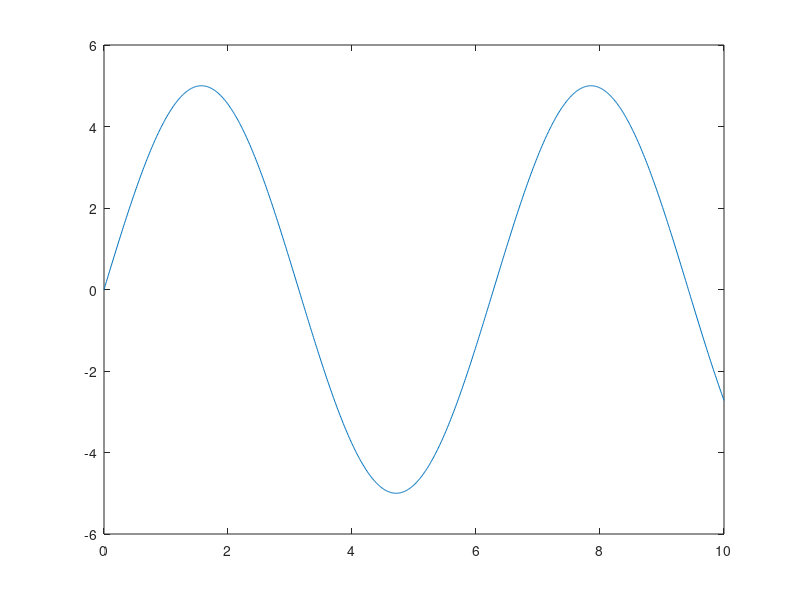
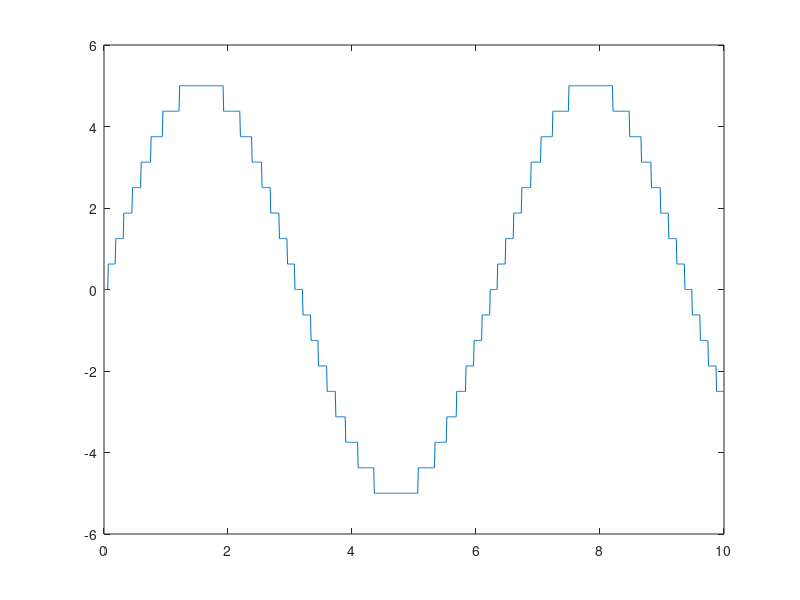
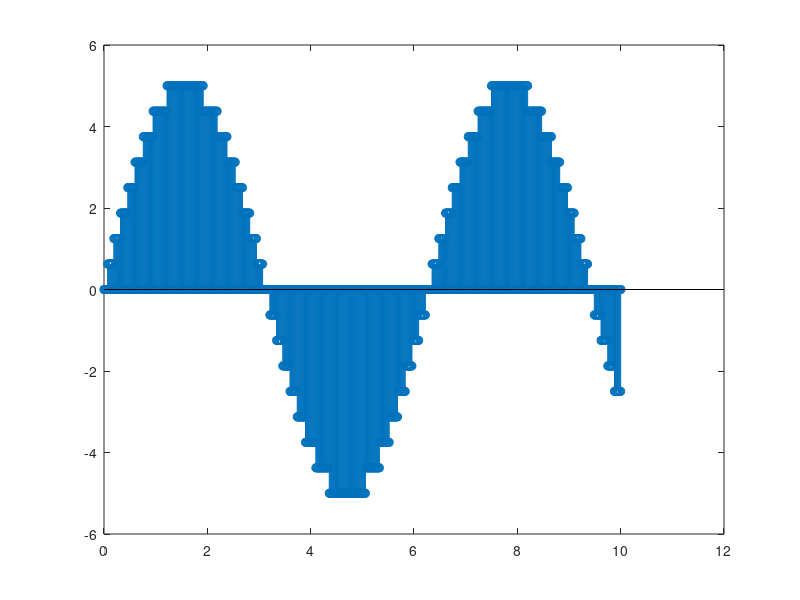

The MATLAB source for these figures, in order:
x = 0:0.01:10;
y = 5 *sin (x);
interv = 16;

max_y = max(y);
min_y = min (y);
amp_total = abs(min_y) + abs(max_y);
amp_interv = amp_total/interv;

interv_range_min = [];

for i = 1:interv+1
    interv_range_min = [ interv_range_min, min_y + amp_interv * (i - 1)];
endfor


y_transf = [];


for i = 1:length(y)
  for j = 1:interv+1
    if (y(i) > interv_range_min (j) - amp_interv/2 && y(i) <= interv_range_min (j) + amp_interv/2)
      y_append = interv_range_min (j);
      y_transf = [ y_transf, y_append];
    endif
  endfor
endfor

y_transf;
figure (1); 
title ('Analog signal')
plot (x, y);
figure (2);
title ('Digital signal')
plot (x, y_transf);

#pkg load signal
#Inserting n-1 zeros between every element.
n = 2;

x = 0:0.01/n:(10+0.01*(n)/(n+1));
y_upsample = upsample (y_transf, n);
length (y_upsample)
length (x)
x_upsample = x;

figure (3)
title ('Graphics sampling')
stem (x_upsample, y_upsample)


